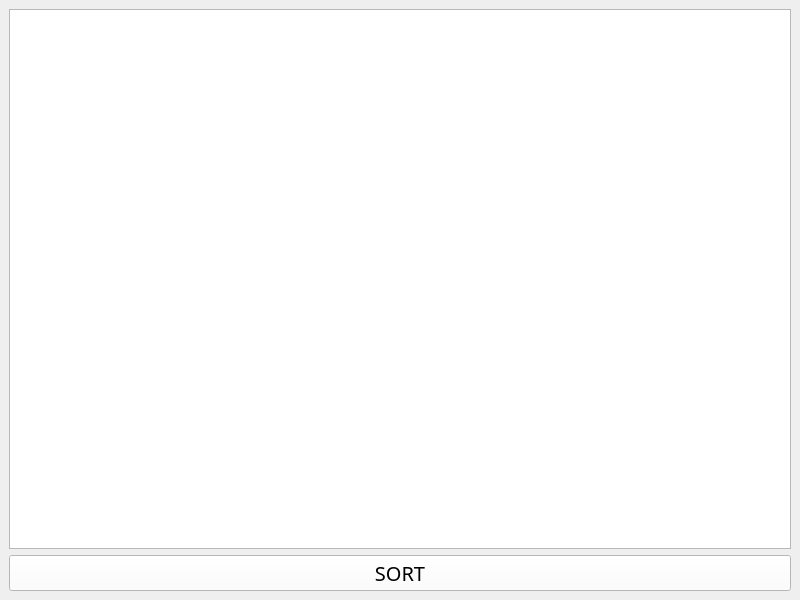
<?xml version="1.0" encoding="UTF-8"?>
<ui version="4.0">
 <class>MainWindow</class>
 <widget class="QMainWindow" name="MainWindow">
  <property name="geometry">
   <rect>
    <x>0</x>
    <y>0</y>
    <width>800</width>
    <height>600</height>
   </rect>
  </property>
  <property name="windowTitle">
   <string>MainWindow</string>
  </property>
  <widget class="QWidget" name="centralwidget">
   <layout class="QVBoxLayout" name="verticalLayout">
    <item>
     <widget class="QGraphicsView" name="graphicsView"/>
    </item>
    <item>
     <widget class="QPushButton" name="sortButton">
      <property name="font">
       <font>
        <family>Manrope</family>
        <pointsize>15</pointsize>
       </font>
      </property>
      <property name="styleSheet">
       <string notr="true">*{background: white;color: black}
QPushButton:Hover{ background-color: gray}</string>
      </property>
      <property name="text">
       <string>SORT</string>
      </property>
     </widget>
    </item>
   </layout>
  </widget>
 </widget>
 <resources/>
 <connections/>
</ui>
